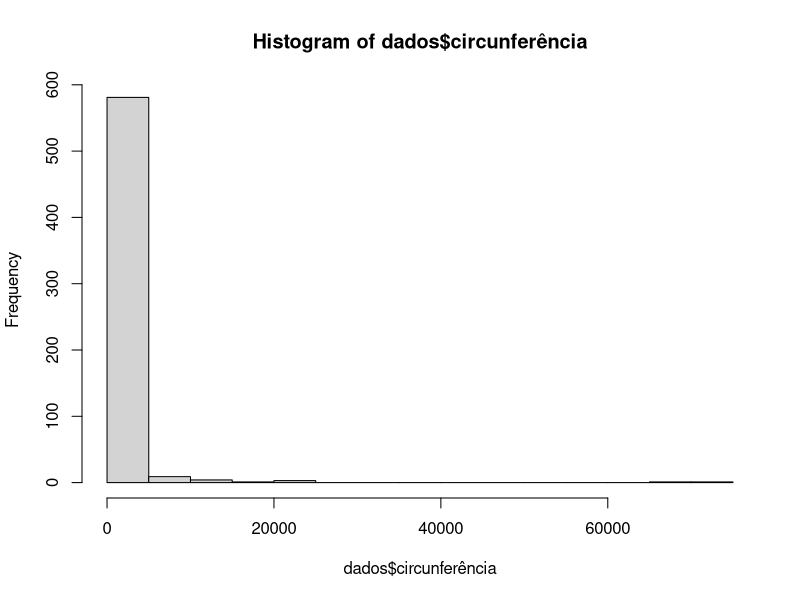
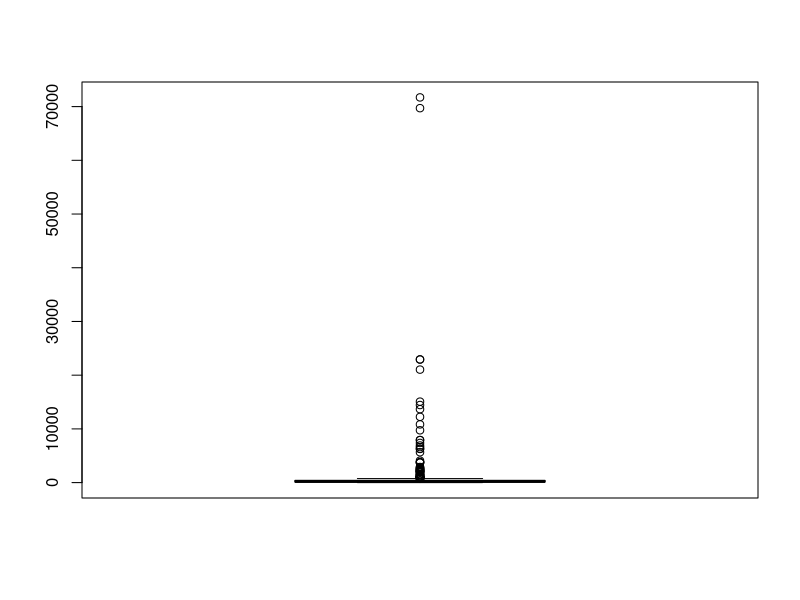
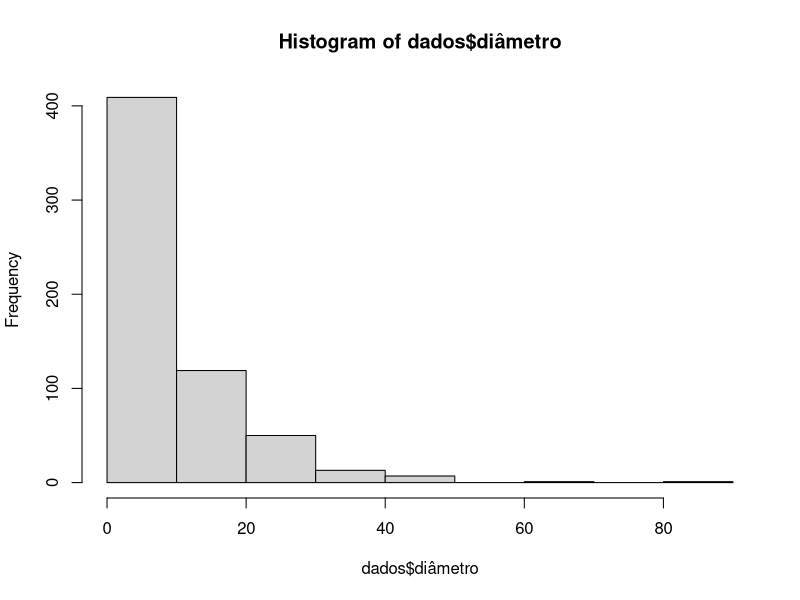
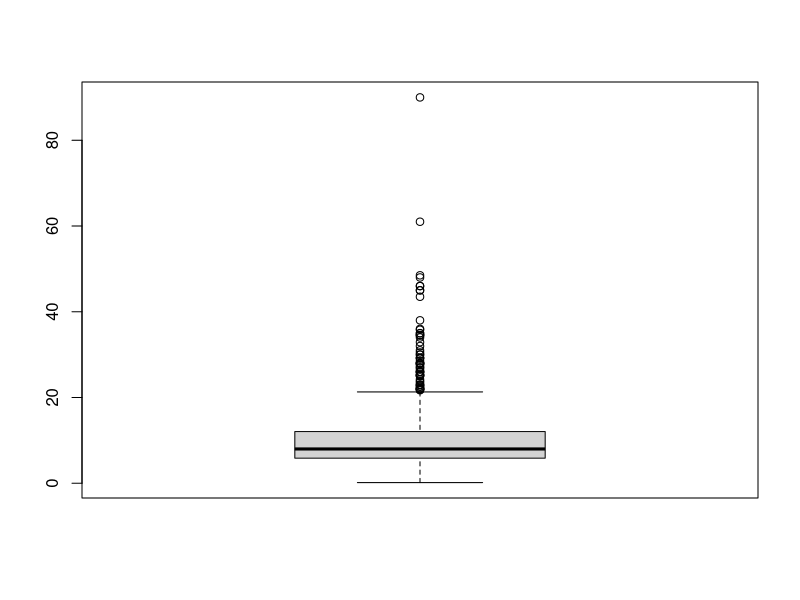
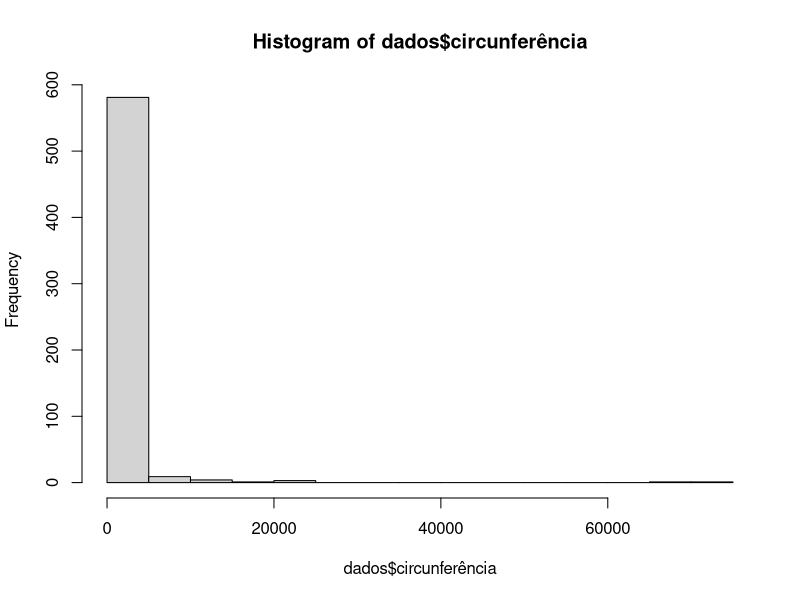
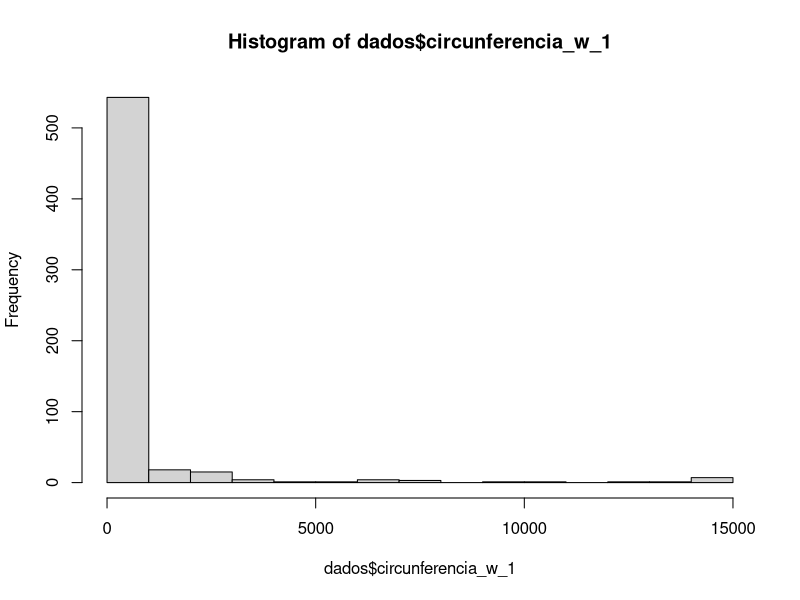
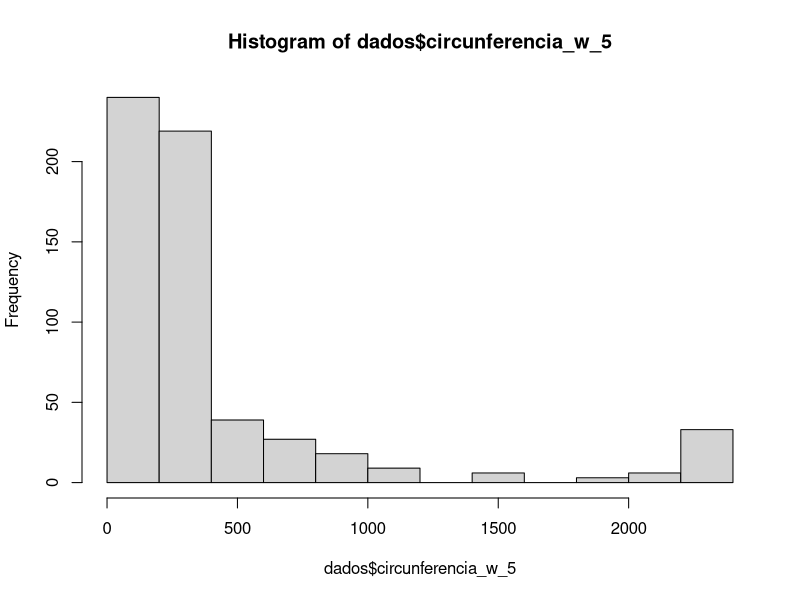
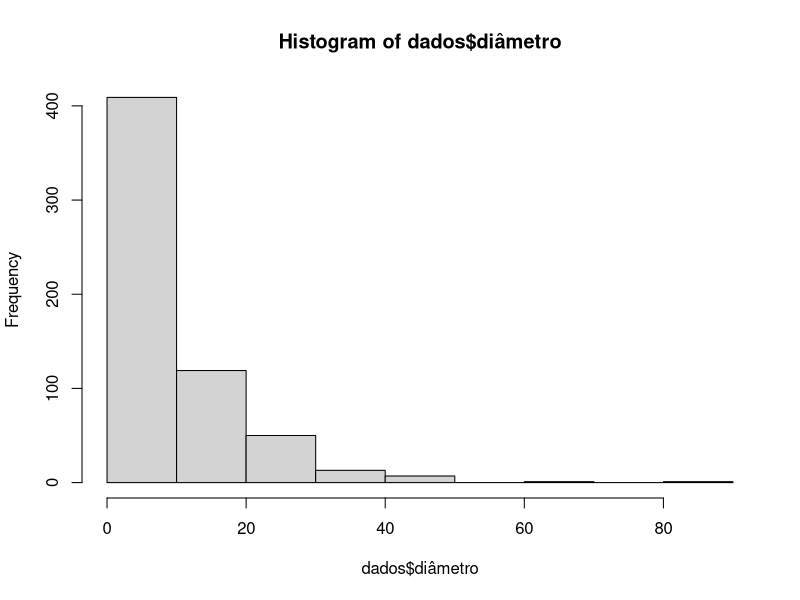

Write the R code that produced these figures, in order.
# funcional solution
library(tidyverse)
library(psych)
  
# ex1
dados <- read_csv2('MAC0113-EP1.csv')
dados$diâmetro <- as.numeric(dados$diâmetro)
dados

# ex2 
circunferencia <- dados$circunferência
diametro <- dados$diâmetro

# ex3
dados <- dados %>%
  mutate(
    meupi = map2_dbl(.x = circunferência, .y = diâmetro, ~.x/.y)
  )

# ex4
piMedio <- mean(dados$meupi)

# ex5
piVar <- var(dados$meupi)

# ex6 





# extra
# outliers
hist(dados$circunferência)
boxplot(dados$circunferência, outline = TRUE)

hist(dados$diâmetro)
boxplot(dados$diâmetro, outline = TRUE)

## winsorização: 
### todos valores abaixo de 14 serão colocados como 14
### todos valores acima de 14450.28 serão colocados como 14450.28
quantile(dados$circunferência, probs=c(0.01, 0.99, 0.05, 0.95))


## winsor 0.05
dados <- within(dados,
                {circunferencia_w_5 <- psych::winsor(dados$circunferência, trim = 0.05)})

dados <- within(dados,
                {diametro_w_5 <- psych::winsor(dados$diâmetro, trim = 0.05)})


## winsor 0.01
dados <- within(dados,
                {circunferencia_w_1 <- psych::winsor(dados$circunferência, trim = 0.01)})

dados <- within(dados,
                {diametro_w_1 <- psych::winsor(dados$diâmetro, trim = 0.01)})



## revendo as distribuições
### circun
hist(dados$circunferência)
hist(dados$circunferencia_w_1)
hist(dados$circunferencia_w_5)

### diam
hist(dados$diâmetro)
hist(dados$diametro_w_1)
hist(dados$diametro_w_5)


## box plots
### circun
boxplot(dados$circunferência)
boxplot(dados$circunferencia_w_1)
boxplot(dados$circunferencia_w_5)

### diam
boxplot(dados$diâmetro)
boxplot(dados$diametro_w_1)
boxplot(dados$diametro_w_5)


## plot
plot(dados$diametro_w_5, dados$circunferencia_w_5, main="Outliers removed \n A much better fit!")
abline(lm(diametro_w_5 ~ circunferencia_w_5,  data=dados), col="blue")

plot(dados$diâmetro, dados$circunferência)
